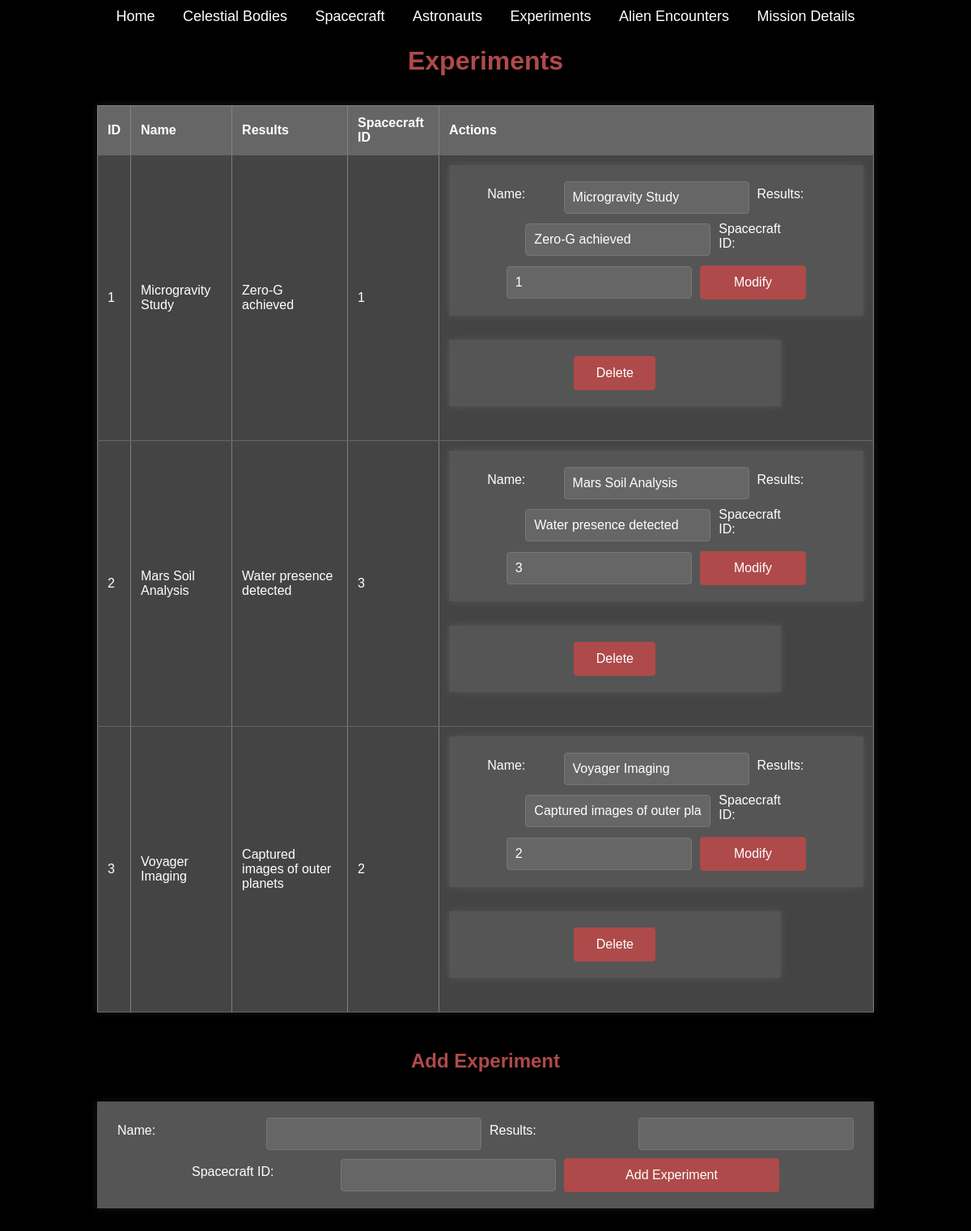
The app's page /experiments, older data.
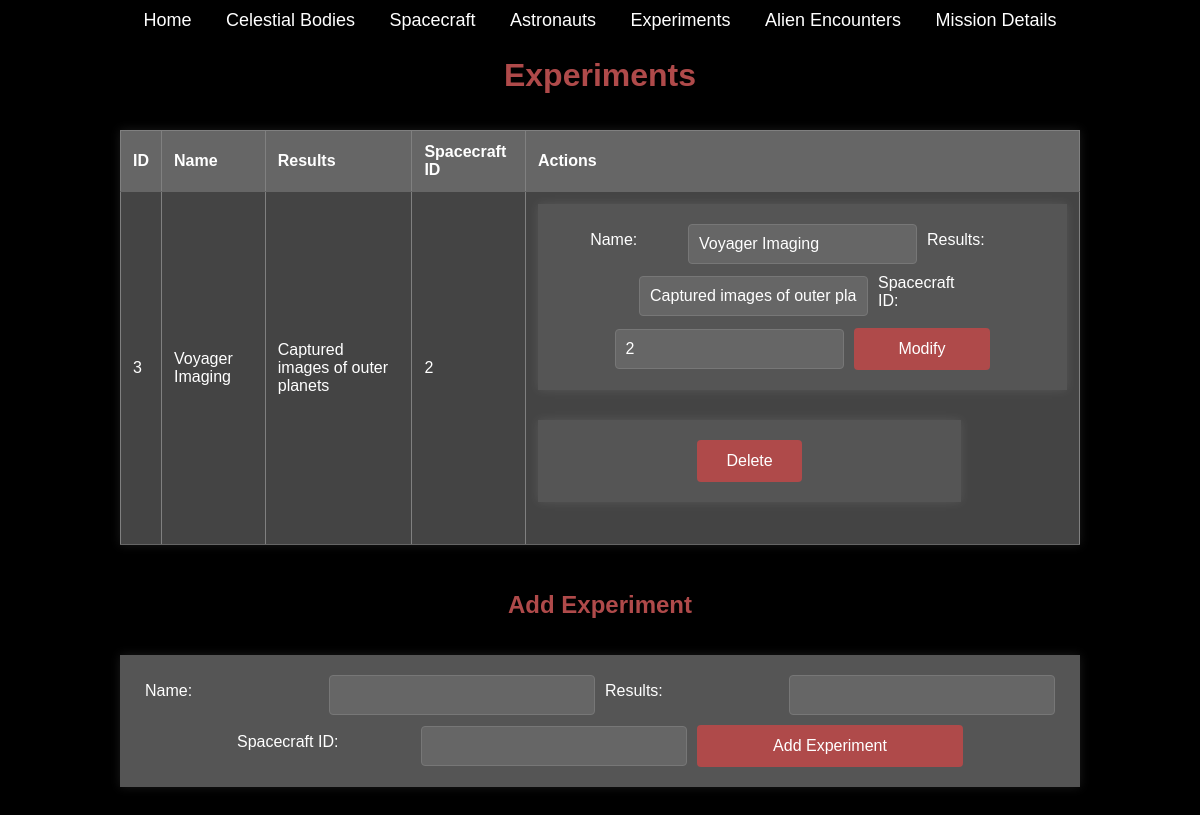
The same page, newer data.
### app.py (models this page shows)
class Experiment(db.Model):
    id = db.Column(db.Integer, primary_key=True)
    name = db.Column(db.String(50), nullable=False)
    results = db.Column(db.String(100), nullable=False)
    spacecraft_id = db.Column(db.Integer, db.ForeignKey('spacecraft.id'), nullable=False)

### app.py (the view)
@app.route('/experiments')
def experiments():
    return render_template('experiments.html', experiments=Experiment.query.all())

### templates/experiments.html (shortened to what this page needs)
<!DOCTYPE html>
<html lang="en">
  <head>
    <link
      rel="stylesheet"
      href="{{ url_for('static', filename='index.css') }}"
    />
  </head>
  <body>
    <div class="navbar">
      <a href="/">Home</a>
      <a href="/celestial_bodies">Celestial Bodies</a>
      <a href="/spacecraft">Spacecraft</a>
      <a href="/astronauts">Astronauts</a>
      <a href="/experiments">Experiments</a>
      <a href="/alien_encounters">Alien Encounters</a>
      <a href="/mission_details">Mission Details</a>
    </div>
    <h1>Experiments</h1>
    <table border="1">
      <tr>
        <th>ID</th>
        <th>Name</th>
        <th>Results</th>
        <th>Spacecraft ID</th>
        <th>Actions</th>
      </tr>
      {% for experiment in experiments %}
      <tr>
        <td>{{ experiment.id }}</td>
        <td>{{ experiment.name }}</td>
        <td>{{ experiment.results }}</td>
        <td>{{ experiment.spacecraft_id }}</td>
        <td>
          <form
            class="modify"
            method="POST"
            action="{{ url_for('modify_experiment', id=experiment.id) }}"
          >
            <label for="name">Name:</label>
            <input
              type="text"
              id="name"
              name="name"
              value="{{ experiment.name }}"
              required
            />
            <label for="results">Results:</label>
            <input
              type="text"
              id="results"
              name="results"
              value="{{ experiment.results }}"
              required
            />
            <label for="spacecraft_id">Spacecraft ID:</label>
            <input
              type="number"
              id="spacecraft_id"
              name="spacecraft_id"
              value="{{ experiment.spacecraft_id }}"
              required
            />
            <button type="submit">Modify</button>
          </form>
          <form
            method="POST"
            action="{{ url_for('delete_experiment', id=experiment.id) }}"
          >
            <button type="submit">Delete</button>
          </form>
        </td>
      </tr>
      {% endfor %}
    </table>
    <h2>Add Experiment</h2>
    <form
      class="ajax-form"
      id="experiment-form"
      action="/add_experiment"
      method="post"
    >
      <label for="name">Name:</label>
      <input type="text" id="name" name="name" required />
      <label for="results">Results:</label>
      <input type="text" id="results" name="results" required />
      <label for="spacecraft_id">Spacecraft ID:</label>
      <input type="number" id="spacecraft_id" name="spacecraft_id" required />
      <button type="submit">Add Experiment</button>
    </form>
  </body>
</html>

Row changes from the older to the newer data that the page shows:
removed Experiment: id "1", name "Microgravity Study", results "Zero-G achieved", spacecraft_id "1"
removed Experiment: id "2", name "Mars Soil Analysis", results "Water presence detected", spacecraft_id "3"
